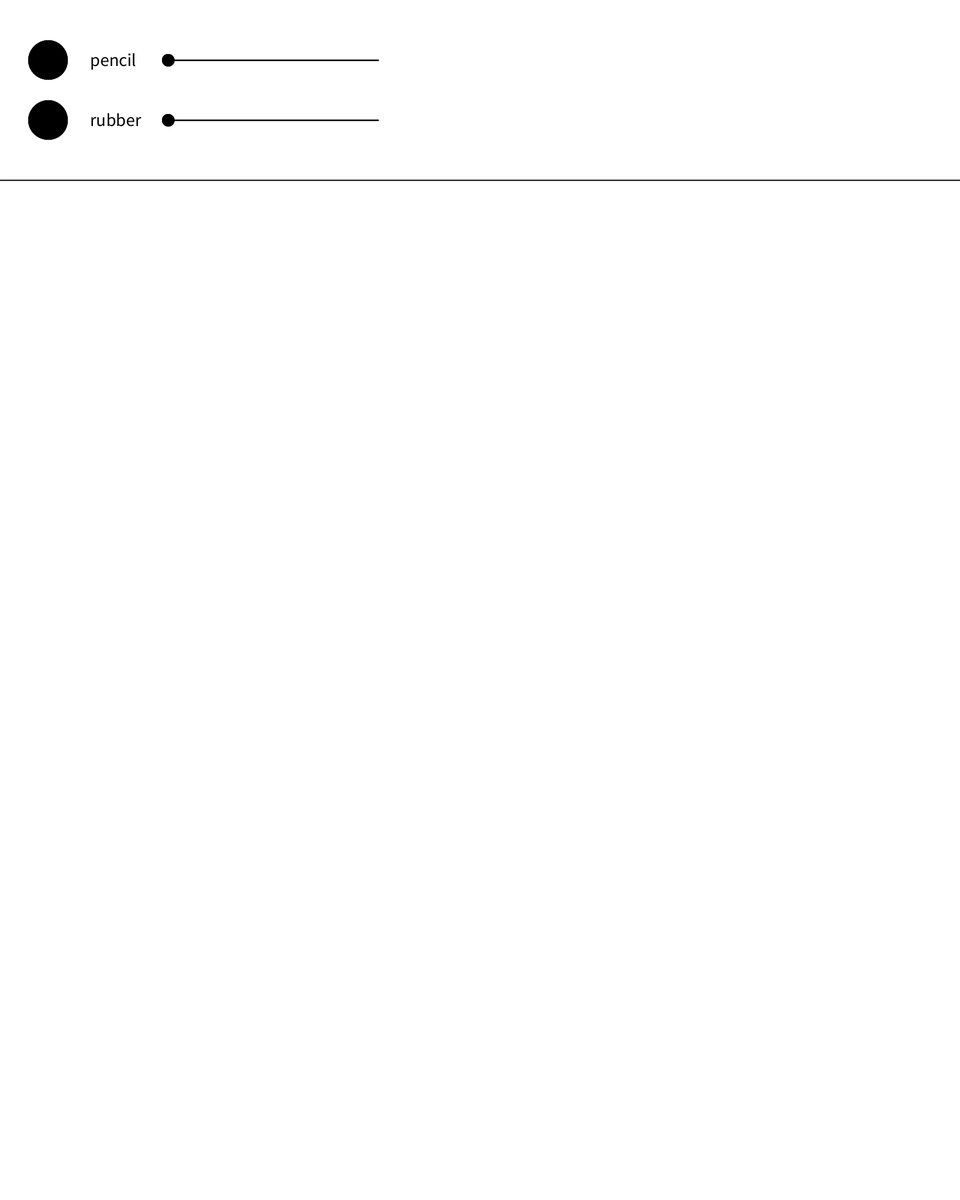
Frame 1 (no input)
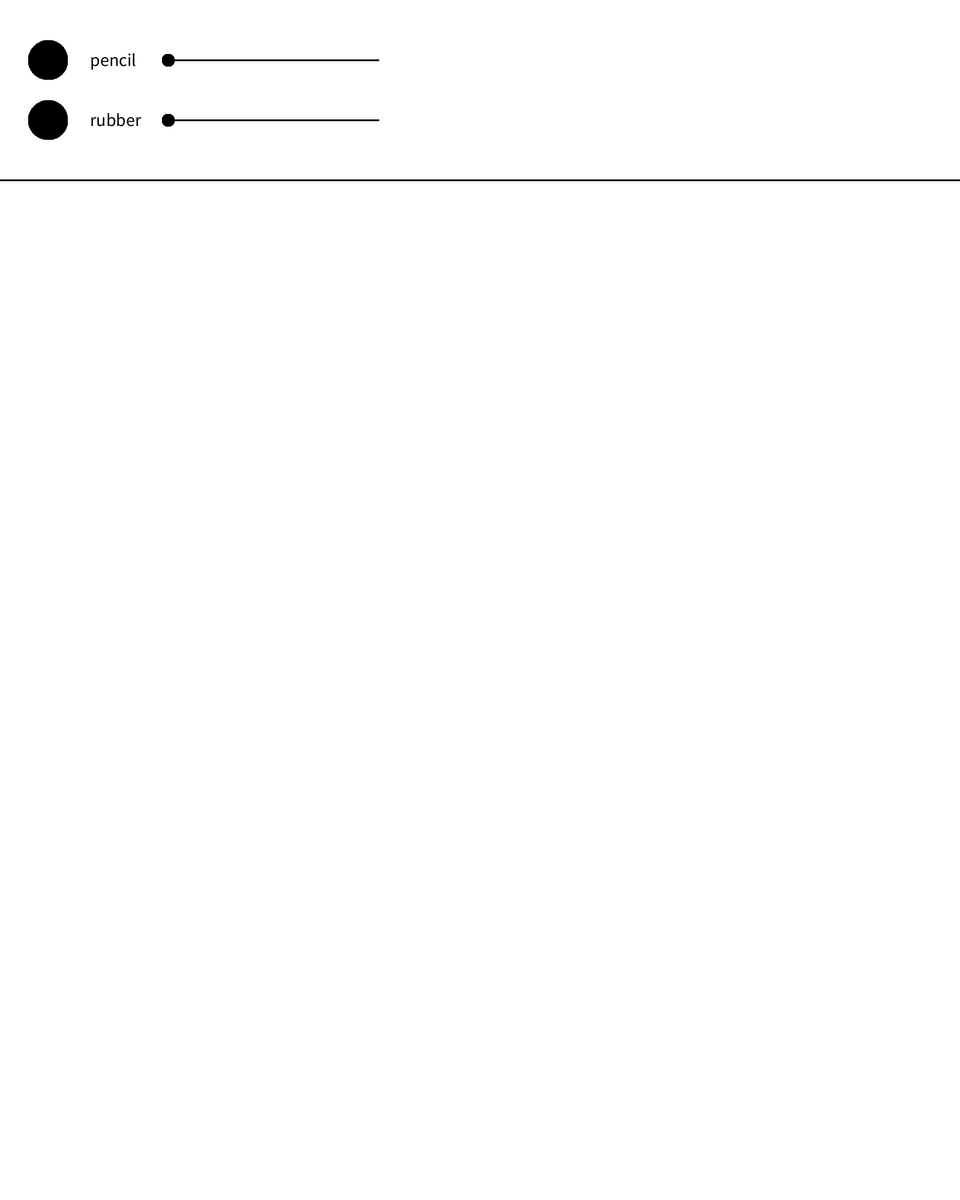
Frame 60 (the mouse pressed at the canvas centre just before this capture)
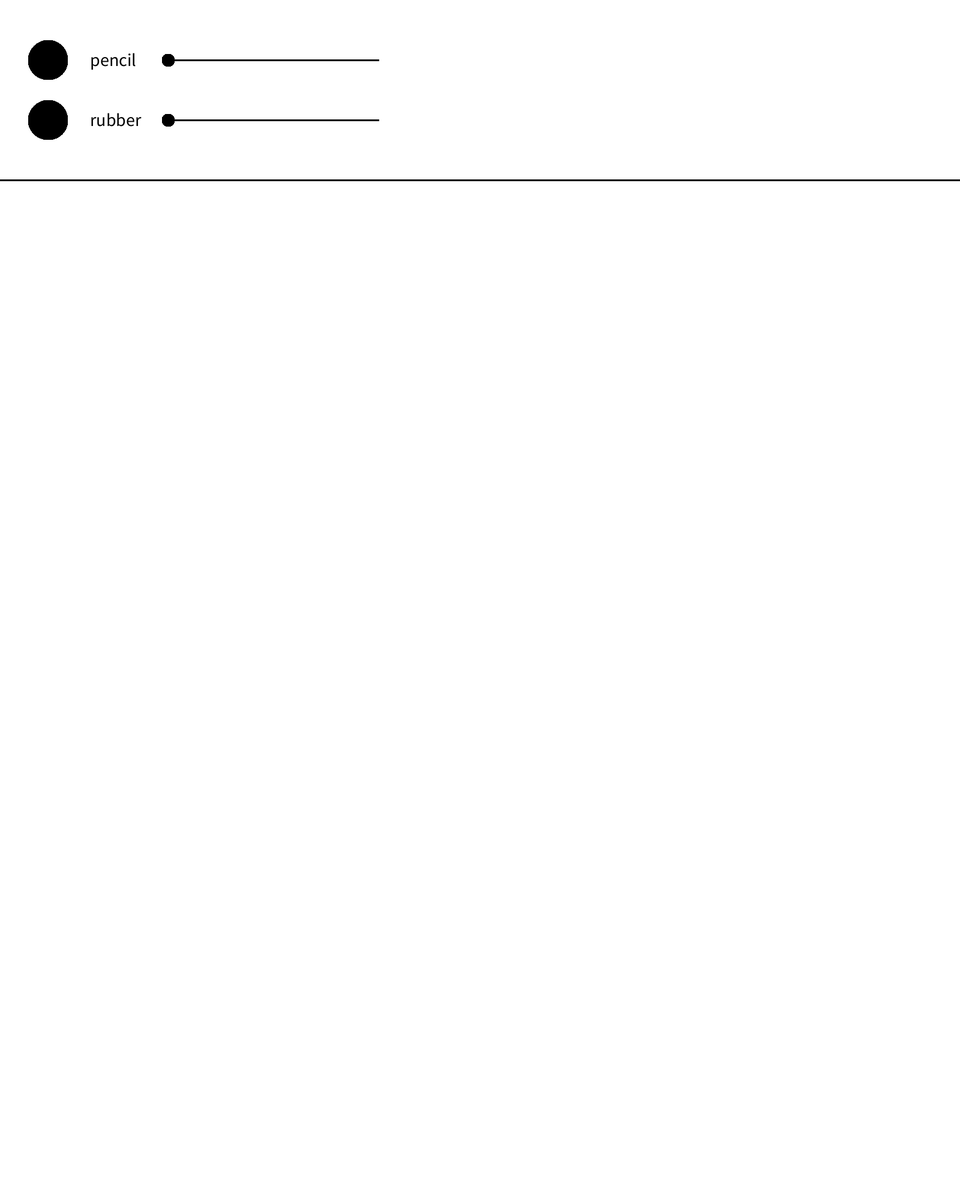
Frame 120 (the mouse held since frame 60 and released just before this capture)

The Processing sketch that drew these frames (run headless with seeded random() and noise(); from frame 60 on, the mouse is pressed at the canvas centre):

// Processing sketch: painting
// ── painting.pde
float px=80, py=100, rx=80, ry=200;
boolean  on ;
color bg=255;
button pen, ru;
slide pens, rus;
float r=50;
agent[]as;
PVector center;
color col;


void setup() {
  size (1600, 2000);
  background(bg);
  line(0, 300, width, 300);

  pen= new button(px, py, r);
  ru= new button(rx, ry, r);
  pen.drawbutton();
  ru. drawbutton();
  pens=new slide(px*3.5, py);
  rus=new slide(rx*3.5, ry);
  pens.showup();
  rus. showup();
  textSize(30);
  text("pencil", 150, py+10);
  text("rubber", 150, ry+10);

  as=new agent[50];
  for (int i=0; i<as.length; i++) {
    as[i]=new agent();
  }

  center=new PVector(0, 0);
}

void draw() {
  pen.act();
  ru.  act();
  pens.act();
  rus. act();
  line(0, 300, width, 300);
  ////////// 这边；逻辑不太通////////
  if (ru.on==true ) {
    fill(255);
    ellipse(px, py, r+15, r+15);
    fill(0);
    ellipse(px, py, r, r);
    pen.on=false;
    rubber();
  }
  if (pen.on==true) {
    fill(255, 75);
    ellipse(rx, ry, r+15, r+15);
    fill(0);
    ellipse(rx, ry, r, r);
    ru.on=false;
    paint();
  }

  /////////////
  float col=400-rus.s;
  textSize(30);
  fill(col,90);
  text("Right mouse button to clear", 680, ry+10);

  if (mousePressed&&mouseButton==RIGHT) {
    fill(255);
    rect(0, 300, width, height-300);
  }
}

void mouseClicked() {
  pen.turnon();
  ru.  turnon();
}

// ── agent.pde
class agent {
  PVector pos;
  PVector spd;
  PVector prev;
  float indi;

  agent() {
    pos=new PVector(random(width), random(height));
    prev=pos.copy();
    spd=new PVector(0, 0);
    indi=random(0.2, 5);
  }

  void update(PVector target) {
    PVector acc=PVector.sub(target, pos);
    acc.mult(0.01);
    acc.mult(indi);
    spd.add(acc);
    pos.add(spd);
    spd.mult(0.96);

    if (pos.y>300 &&prev.y>300) {

      float r=pens.s;
      strokeWeight(r*0.01);
      line(pos.x, pos.y, prev.x, prev.y);
    } else {
      noStroke();
    }

    //line(pos.x, pos.y,prev.x,prev.y);

    prev=pos.copy();
  }
}

// ── button_and_slide.pde
class button {
  float x;
  float y;
  boolean on=false;
  float r;

  button(float x_, float y_, float r_) {
    x=x_;
    y=y_;
    r=r_;
  }

  void drawbutton() {
    fill(255);
    strokeWeight(1);
    ellipse(x, y, r+15, r+15);
    fill(0);
    strokeWeight(1);
     stroke(0);
    ellipse(x, y, r, r);
  }

  void act() {
    if (dist(mouseX, mouseY, x, y)<r) {
      fill(#32FAA2);
      strokeWeight(1);
       stroke(0);
      ellipse(x, y, r+15, r+15);
    } else {
      fill(255);
      strokeWeight(1);
      stroke(0);
      ellipse(x, y, r+15, r+15);
      strokeWeight(1);
      fill(0);
       stroke(0);
      ellipse(x, y, r+15, r+15);
    }
    if (on==true) {
      fill(#A5A5A5);
      strokeWeight(1);
       stroke(0);
      ellipse(x, y, r+15, r+15);
    }
  }
  void turnon() {
    if (dist(mouseX, mouseY, x, y)<r) {
      on=!on;
    }
  }
}



class slide {
  float x, y;
  float r=20;
  float ax, ay;
  float s=15;

  slide(float x_, float y_) {
    ax=x_;
    ay=y_;
  }
  void showup() {
    strokeWeight(2);
    stroke(0);
    line(ax, ay, ax+350, ay);
    fill(0);
    strokeWeight(1);
     stroke(0);
    ellipse(ax, ay, r, r);
  }

  void act() {
    if (dist(mouseX, mouseY, ax, ay)<r) {
strokeWeight(1);
      fill(#32FAA2);
       stroke(0);
      ellipse(ax, ay, r+5, r+5);
    } else {
strokeWeight(1);
      fill(0);
       stroke(0);
      ellipse(ax, ay, r, r);
    }
    strokeWeight(2);
    stroke(0);
    line(280, ay, 280+350, ay);

    if (dist(mouseX, mouseY, ax, ay)<r && mousePressed) {

      if (mouseX<630 &&mouseX>280) {
        fill(255);
        noStroke();
        rect(250, ay-r, 400, 40);
        stroke(0);
        strokeWeight(2);
        line(280, ay, 280+350, ay);
        fill(#32FAA2);
        strokeWeight(1);
         stroke(0);
        ax=mouseX;
        ellipse(ax, ay, r+5, r+5);
        s=map(ax, 250, 630, 15, 200);
      }
    }
  }
}

// ── pen_and_rubber.pde

void paint() {

  
  if (mousePressed&& mouseButton==LEFT &&mouseY>300) {
    //  float r=pens.s;
    //  float xpos, ypos;
    //  for (int i=0; i<4; i++) {
    //    xpos=randomGaussian()*range;
    //    ypos=randomGaussian()*range;
    //    fill(0);
    //    noStroke();
    //    ellipse(mouseX+xpos, mouseY+ypos, r, r);
    //  }
    //}
    PVector mp=new PVector(mouseX, mouseY);
    PVector spd =PVector.sub(mp, center);
    spd.mult(0.05);
    center.add(spd);
    for (int i=0; i<as.length; i++) {
      as[i].update(center);
    }
  }
}
void rubber() {
  if (mousePressed&& mouseButton==LEFT&& mouseY>300&&pmouseX>300) {
    
 
    float s=rus.s;
stroke(bg);
strokeWeight(s);
    line(mouseX, mouseY, pmouseX, pmouseY);
  }
}
